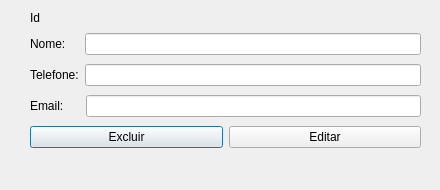
<?xml version="1.0" encoding="UTF-8"?>
<ui version="4.0">
 <class>EditContatos</class>
 <widget class="QDialog" name="EditContatos">
  <property name="geometry">
   <rect>
    <x>0</x>
    <y>0</y>
    <width>440</width>
    <height>190</height>
   </rect>
  </property>
  <property name="windowTitle">
   <string>Dialog</string>
  </property>
  <widget class="QLabel" name="idContato">
   <property name="geometry">
    <rect>
     <x>30</x>
     <y>10</y>
     <width>49</width>
     <height>16</height>
    </rect>
   </property>
   <property name="text">
    <string>Id</string>
   </property>
  </widget>
  <widget class="QWidget" name="layoutWidget">
   <property name="geometry">
    <rect>
     <x>30</x>
     <y>30</y>
     <width>391</width>
     <height>124</height>
    </rect>
   </property>
   <layout class="QVBoxLayout" name="verticalLayout">
    <item>
     <layout class="QHBoxLayout" name="horizontalLayout">
      <item>
       <widget class="QLabel" name="label">
        <property name="text">
         <string>Nome:    </string>
        </property>
       </widget>
      </item>
      <item>
       <widget class="QLineEdit" name="editNome"/>
      </item>
     </layout>
    </item>
    <item>
     <layout class="QHBoxLayout" name="horizontalLayout_2">
      <item>
       <widget class="QLabel" name="label_2">
        <property name="text">
         <string>Telefone:</string>
        </property>
       </widget>
      </item>
      <item>
       <widget class="QLineEdit" name="editTelefone"/>
      </item>
     </layout>
    </item>
    <item>
     <layout class="QHBoxLayout" name="horizontalLayout_3">
      <item>
       <widget class="QLabel" name="label_3">
        <property name="text">
         <string>Email:     </string>
        </property>
       </widget>
      </item>
      <item>
       <widget class="QLineEdit" name="editEmail"/>
      </item>
     </layout>
    </item>
    <item>
     <layout class="QHBoxLayout" name="horizontalLayout_4">
      <item>
       <widget class="QPushButton" name="btnExcluirContato">
        <property name="text">
         <string>Excluir</string>
        </property>
       </widget>
      </item>
      <item>
       <widget class="QPushButton" name="btnEditarContato">
        <property name="text">
         <string>Editar</string>
        </property>
       </widget>
      </item>
     </layout>
    </item>
   </layout>
  </widget>
 </widget>
 <resources/>
 <connections/>
</ui>
